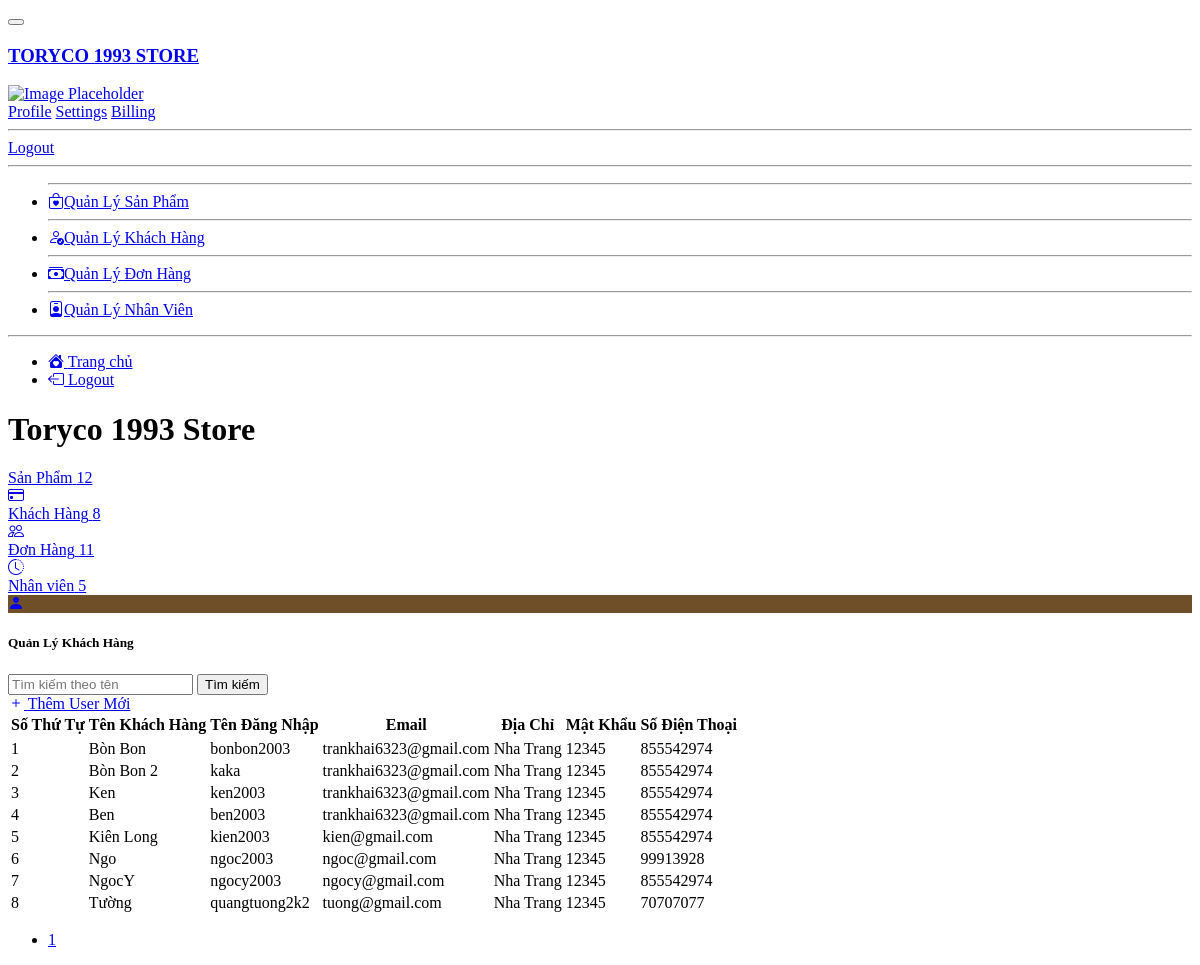
/Admin/staff/manager/user/manager_user.php, run on the app's committed database.
### tables this page shows
CREATE TABLE `user` (
  `id_user` int(11) NOT NULL,
  `fullname` varchar(200) NOT NULL,
  `tendangnhap` varchar(200) NOT NULL,
  `email` varchar(100) NOT NULL,
  `diachi` varchar(200) NOT NULL,
  `matkhau` varchar(100) NOT NULL,
  `dienthoai` int(20) NOT NULL,
  `role` int(11) NOT NULL
);

### Admin/database/dbhelper.php (called while the page is built, shortened)
<?php
function executeResult($sql)
{
	$con = mysqli_connect(HOST, USERNAME, PASSWORD, DATABASE);
  	mysqli_set_charset($con, 'UTF8');
	$result = mysqli_query($con, $sql);
	$data   = [];
	while ($row = mysqli_fetch_array($result, 1)) {
		$data[] = $row;
	}
	return $data;
}

### Admin/staff/manager/user/manager_user.php (the view, shortened to what this page needs)
<?php require_once('../../../database/dbhelper.php'); ?>
<!DOCTYPE html>
<html lang="en" >
<head>
  <link rel="stylesheet" href="../../../css/style.css">
  <link href="https://cdn.jsdelivr.net/npm/@sweetalert2/theme-dark@4/dark.css" rel="stylesheet">
  <link rel="stylesheet" href="../../../public/css/hover.css">
</head>
<body>
<div class="d-flex flex-column flex-lg-row h-lg-full bg-surface-secondary">
    <nav class="navbar show navbar-vertical h-lg-screen navbar-expand-lg px-0 py-3 navbar-light bg-white border-bottom border-bottom-lg-0 border-end-lg" id="navbarVertical">
        <div class="container-fluid">
            <button class="navbar-toggler ms-n2" type="button" data-bs-toggle="collapse" data-bs-target="#sidebarCollapse" aria-controls="sidebarCollapse" aria-expanded="false" aria-label="Toggle navigation">
            </button>
            <a class="navbar-brand py-lg-2 mb-lg-5 px-lg-6 me-0" href="#">
                <h3 class="text-success"><span class="text-info">TORYCO 1993 </span>STORE</h3>
            </a>
            <div class="navbar-user d-lg-none">
                <div class="dropdown">
                    <a href="#" id="sidebarAvatar" role="button" data-bs-toggle="dropdown" aria-haspopup="true" aria-expanded="false">
                        <div class="avatar-parent-child">
                            <img alt="Image Placeholder" src="https://images.unsplash.com/photo-1548142813-c348350df52b?ixlib=rb-1.2.1&ixid=eyJhcHBfaWQiOjEyMDd9&auto=format&fit=facearea&facepad=3&w=256&h=256&q=80" class="avatar avatar- rounded-circle">
                        </div>
                    </a>
                    <div class="dropdown-menu dropdown-menu-end" aria-labelledby="sidebarAvatar">
                        <a href="#" class="dropdown-item">Profile</a>
                        <a href="#" class="dropdown-item">Settings</a>
                        <a href="#" class="dropdown-item">Billing</a>
                        <hr class="dropdown-divider">
                        <a href="/Main/logout.php" class="dropdown-item">Logout</a>
                    </div>
                </div>
            </div>
            <hr class="navbar-divider my-18 opacity-20">
            <div class="collapse navbar-collapse" id="sidebarCollapse">
                <ul class="navbar-nav">
                    <hr class="navbar-divider my-3 opacity-20">
                    <li class="nav-item">
                        <a class="nav-link" href="../product/manager_product.php">
                            <i class="bi bi-bag-heart"></i>Quản Lý Sản Phẩm
                        </a>
                    </li>
                    <hr class="navbar-divider my-3 opacity-20">
                    <li class="nav-item">
                        <a class="nav-link" href="../user/manager_user.php">
                            <i class="bi bi-person-check"></i>Quản Lý Khách Hàng
                        </a>
                    </li>
                    <hr class="navbar-divider my-3 opacity-20">
                    <li class="nav-item">
                        <a class="nav-link" href="../order/manager_order.php">
                            <i class="bi bi-cash-stack"></i>Quản Lý Đơn Hàng
                        </a>
                    </li>
                    <hr class="navbar-divider my-3 opacity-20">
                    <li class="nav-item">
                        <a class="nav-link" href="../staff/manager_staff.php">
                            <i class="bi bi-person-badge"></i>Quản Lý Nhân Viên
                        </a>
                    </li>
                </ul>
                <hr class="navbar-divider my-18 opacity-20">
                <ul class="navbar-nav">
                    <li class="nav-item">
                        <a class="nav-link" href="/Main/index.php">
                            <i class="bi bi-house-heart-fill"></i></i> Trang chủ
                        </a>
                    </li>
                    <li class="nav-item">
                        <a class="nav-link" href="/Main/logout.php" onclick="return confirm('Are you sure you want to logout?')">
                            <i class="bi bi-box-arrow-left"></i> Logout
                        </a>
                    </li>
                </ul>
            </div>
        </div>
    </nav>
    <div class="h-screen flex-grow-1 overflow-y-lg-auto">
        <header class="bg-surface-primary border-bottom pt-6">
            <div class="container-fluid">
                <div class="mb-npx">
                    <div class="row align-items-center">
                        <div class="col-sm-6 col-12 mb-4 mb-sm-0">
                            <h1 class="h2 mb-0 ls-tight"> Toryco 1993 Store</h1>
                        </div>
                    </div>
                </div>
            </div>
        </header>
        <main class="py-6 bg-surface-secondary">
            <div class="container-fluid">
                <div class="row g-6 mb-6">
                    <div class="col-xl-3 col-sm-6 col-12">
                    <a href="../product/manager_product.php" class="card shadow border-0 clickable-card">
                        <div class="card-body">
                            <div class="row">
                                <div class="col">
                                    <span class="h6 font-semibold text-muted text-sm d-block mb-2">Sản Phẩm</span>
                                    <span class="h3 font-bold mb-0">
                                        <?php
                                            $sql = "SELECT * FROM `product`";
                                            $conn = mysqli_connect(HOST, USERNAME, PASSWORD, DATABASE);
                                            $result = mysqli_query($conn, $sql);
                                            echo '<span>' . mysqli_num_rows($result) . '</span>';
                                        ?>
                                    </span>
                                </div>
                                <div class="col-auto">
                                    <div class="icon icon-shape bg-tertiary text-white text-lg rounded-circle">
                                        <i class="bi bi-credit-card"></i>
                                    </div>
                                </div>
                            </div>
                        </div>
                    </a>
                </div>
                <div class="col-xl-3 col-sm-6 col-12">
                    <a href="../user/manager_user.php" class="card shadow border-0 clickable-card">
                        <div class="card-body">
                            <div class="row">
                                <div class="col">
                                    <span class="h6 font-semibold text-muted text-sm d-block mb-2">Khách Hàng</span>
                                    <span class="h3 font-bold mb-0">
                                        <?php
                                            $sql = "SELECT * FROM `user` WHERE role IS NULL OR role = 0";
                                            $conn = mysqli_connect(HOST, USERNAME, PASSWORD, DATABASE);
                                            $result = mysqli_query($conn, $sql);
                                            echo '<span>' . mysqli_num_rows($result) . '</span>';
                                        ?>
                                    </span>
                                </div>
                                <div class="col-auto">
                                    <div class="icon icon-shape bg-primary text-white text-lg rounded-circle">
                                        <i class="bi bi-people"></i>
                                    </div>
                                </div>
                            </div>
                        </div>
                    </a>
                </div>
                <div class="col-xl-3 col-sm-6 col-12">
                <a href="../order/manager_order.php" class="card shadow border-0 clickable-card">
                    <div class="card-body">
                        <div class="row">
                            <div class="col">
                                <span class="h6 font-semibold text-muted text-sm d-block mb-2">Đơn Hàng</span>
                                <span class="h3 font-bold mb-0">
                                    <?php
                                        $sql = "SELECT * FROM `order_details`";
                                        $conn = mysqli_connect(HOST, USERNAME, PASSWORD, DATABASE);
                                        $result = mysqli_query($conn, $sql);
                                        echo '<span>' . mysqli_num_rows($result) . '</span>';
                                    ?>
                                </span>
                            </div>
                            <div class="col-auto">
                                <div class="icon icon-shape bg-info text-white text-lg rounded-circle">
                                    <i class="bi bi-clock-history"></i>
                                </div>
                            </div>
                        </div>
                    </div>
                </a>
            </div>
            <div class="col-xl-3 col-sm-6 col-12">
                <a href="../staff/manager_staff.php" class="card shadow border-0 clickable-card">
                    <div class="card-body">
                        <div class="row">
                            <div class="col">
                                <span class="h6 font-semibold text-muted text-sm d-block mb-2">Nhân viên</span>
                                <span class="h3 font-bold mb-0">
                                    <?php
                                        $sql = "SELECT * FROM `role`";
                                        $conn = mysqli_connect(HOST, USERNAME, PASSWORD, DATABASE);
                                        $result = mysqli_query($conn, $sql);
                                        echo '<span>' . mysqli_num_rows($result) . '</span>';
                                    ?>
                                </span>
                            </div>
                            <div class="col-auto">
                                <div class="icon icon-shape text-white text-lg rounded-circle" style="background-color: #6f4f28;">
                                    <i class="bi bi-person-fill"></i>
                                </div>
                            </div>
                        </div>
                    </div>
                </a>
            </div>
                <div class="card shadow border-0 mb-7">
                    <div class="card-header d-flex justify-content-between align-items-center">
                        <h5 class="mb-0">Quản Lý Khách Hàng</h5>
                        <form action="" method="GET">
                        <input type="text" name="search" placeholder="Tìm kiếm theo tên">
                        <button type="submit">Tìm kiếm</button>
                    </form>
                        <a href="add_user.php" class="btn d-inline-flex btn-sm btn-primary mx-1">
                                    <span class=" pe-2">
                                        <i class="bi bi-plus"></i>
                                    </span>
                                    <span>Thêm User Mới</span>
                        </a>
                    </div>
                    <div class="table-responsive">
                        <table class="table table-hover table-nowrap">
                            <thead class="thead-light">
                                <tr>
                                    <th scope="col">Số Thứ Tự</th>
                                    <th scope="col">Tên Khách Hàng</th>
                                    <th scope="col">Tên Đăng Nhập</th>
                                    <th scope="col">Email</th>
                                    <th scope="col">Địa Chỉ</th>
                                    <th scope="col">Mật Khẩu</th>
                                    <th scope="col">Số Điện Thoại</th>
                                    <th></th>
                                    <th></th>
                                </tr>
                            </thead>
                            <tbody>
                                <tr>
                                   <?php
                                        try {
                                            $page = isset($_GET['page']) ? $_GET['page'] : 1;
                                            $limit = 8;
                                            $start = ($page - 1) * $limit;
                                            $sql = "
                                                SELECT u.*
                                                FROM `user` u
                                                WHERE (u.role IS NULL OR u.role = 0)
                                            ";
                                            $sql .= " LIMIT $start, $limit";
                                            $categoryList = executeResult($sql);
                                            $index = $start;
                                            foreach ($categoryList as $item) {
                                                echo '
                                                <tr>
                                                    <td>' . (++$index) . '</td>
                                                    <td class="text-heading font-semibold">' . $item['fullname'] . '</td>
                                                    <td class="text-heading font-semibold">' . $item['tendangnhap'] . '</td>
                                                    <td class="text-heading font-semibold">' . $item['email'] . '</td>
                                                    <td class="text-heading font-semibold">' . $item['diachi'] . '</td>
                                                    <td class="text-heading font-semibold">' . $item['matkhau'] . '</td>
                                                    <td class="text-heading font-semibold">' . $item['dienthoai'] . '</td>
                                                </tr>';
                                            }
                                        } catch (Exception $e) {
                                            die("Lỗi thực thi SQL: " . $e->getMessage());
                                        }
                                        ?>
                                </tr>
                            </tbody>
                        </table>
                    </div>
                    <div class="card-footer border-0 py-5">
                        <nav aria-label="Page navigation example">
                          <ul class="pagination">
                          <?php
                            $sql = "SELECT * FROM `product`";
                            $conn = mysqli_connect(HOST, USERNAME, PASSWORD, DATABASE);
                            $result = mysqli_query($conn, $sql);
                            if (mysqli_num_rows($result)) {
                                $numrow = mysqli_num_rows($result);
                                $current_page = ceil($numrow / 60);
                            }
                            for ($i = 1; $i <= $current_page; $i++) {
                                if ($i == $current_page) {
                                    echo '
                            <li class="page-item"><a class="page-link" href="?page=' . $i . '">' . $i . '</a></li>';
                                } else {
                                    echo '
                            <li class="page-item"><a class="page-link" href="?page=' . $i . '">' . $i . '</a></li>
                                    ';
                                }
                            }
                        ?>
                          </ul>
                        </nav>
                    </div>
                </div>
            </div>
        </main>
    </div>
</div>
</body>
</html>

### data on the page
user: fullname "Bòn Bon", tendangnhap "bonbon2003", email "trankhai6323@gmail.com", diachi "Nha Trang", matkhau "12345", dienthoai "855542974"
user: fullname "Bòn Bon 2", tendangnhap "kaka", email "trankhai6323@gmail.com", diachi "Nha Trang", matkhau "12345", dienthoai "855542974"
user: fullname "Ken", tendangnhap "ken2003", email "trankhai6323@gmail.com", diachi "Nha Trang", matkhau "12345", dienthoai "855542974"
user: fullname "Ben", tendangnhap "ben2003", email "trankhai6323@gmail.com", diachi "Nha Trang", matkhau "12345", dienthoai "855542974"
user: fullname "Kiên Long", tendangnhap "kien2003", email "kien@gmail.com", diachi "Nha Trang", matkhau "12345", dienthoai "855542974"
user: fullname "Ngo", tendangnhap "ngoc2003", email "ngoc@gmail.com", diachi "Nha Trang", matkhau "12345", dienthoai "99913928"
user: fullname "NgocY", tendangnhap "ngocy2003", email "ngocy@gmail.com", diachi "Nha Trang", matkhau "12345", dienthoai "855542974"
user: fullname "Tường", tendangnhap "quangtuong2k2", email "tuong@gmail.com", diachi "Nha Trang", matkhau "12345", dienthoai "70707077"

### other printed values
mysqli_num_rows($result) "12"
mysqli_num_rows($result) "8"
mysqli_num_rows($result) "11"
mysqli_num_rows($result) "5"
